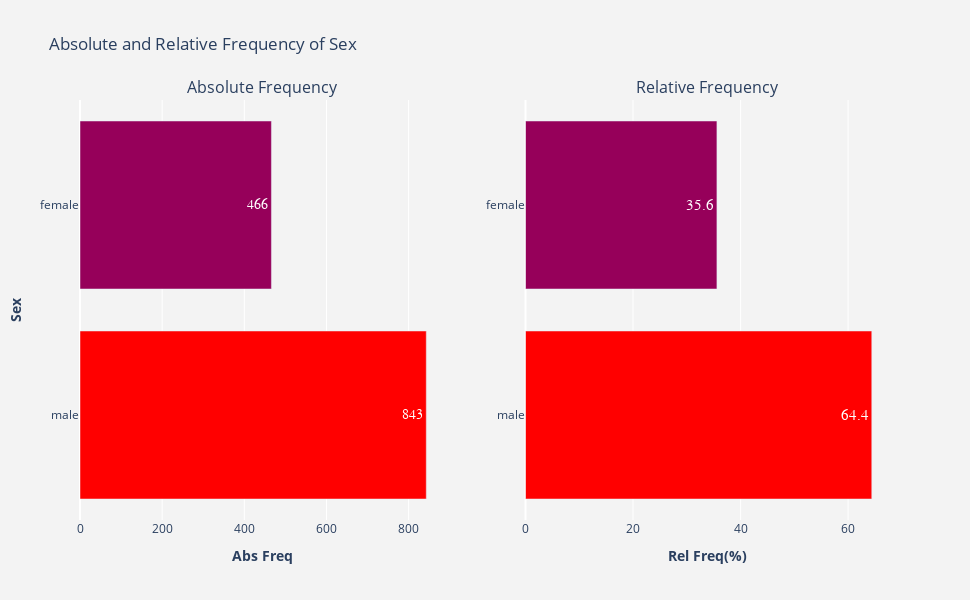

The cell this chart's notebook holds for it:
### Code cell
plotFrequency(merged.Sex)

### Figure 1 — Plotly figure (JSON) as saved in the notebook; plotly's stock layout.template omitted (floating-point values rounded to 4 significant figures)
{"data": [{"hoverinfo": "x+y", "marker": {"color": [843, 466], "colorscale": [[0, "rgb(150,0,90)"], [0.125, "rgb(0,0,200)"], [0.25, "rgb(0,25,255)"], [0.375, "rgb(0,152,255)"], [0.5, "rgb(44,255,150)"], [0.625, "rgb(151,255,0)"], [0.75, "rgb(255,234,0)"], [0.875, "rgb(255,111,0)"], [1, "rgb(255,0,0)"]]}, "name": "Abs Freq", "orientation": "h", "text": [843, 466], "textfont": {"family": "sans serif", "size": 14}, "textposition": "auto", "type": "bar", "x": [843, 466], "xaxis": "x", "y": ["male", "female"], "yaxis": "y"}, {"hoverinfo": "x+y", "marker": {"color": [64.4, 35.6], "colorscale": [[0, "rgb(150,0,90)"], [0.125, "rgb(0,0,200)"], [0.25, "rgb(0,25,255)"], [0.375, "rgb(0,152,255)"], [0.5, "rgb(44,255,150)"], [0.625, "rgb(151,255,0)"], [0.75, "rgb(255,234,0)"], [0.875, "rgb(255,111,0)"], [1, "rgb(255,0,0)"]]}, "name": "Rel Freq(%)", "orientation": "h", "text": [64.4, 35.6], "textfont": {"family": "sans serif", "size": 15}, "textposition": "auto", "type": "bar", "x": [64.4, 35.6], "xaxis": "x2", "y": ["male", "female"], "yaxis": "y2"}], "layout": {"annotations": [{"font": {"size": 16}, "showarrow": false, "text": "Absolute Frequency", "x": 0.225, "xanchor": "center", "xref": "paper", "y": 1, "yanchor": "bottom", "yref": "paper"}, {"font": {"size": 16}, "showarrow": false, "text": "Relative Frequency", "x": 0.775, "xanchor": "center", "xref": "paper", "y": 1, "yanchor": "bottom", "yref": "paper"}], "height": 600, "hovermode": "closest", "paper_bgcolor": "rgb(243, 243, 243)", "plot_bgcolor": "rgb(243, 243, 243)", "showlegend": false, "title": {"text": "Absolute and Relative Frequency of Sex"}, "width": 970, "xaxis": {"anchor": "y", "domain": [0, 0.45], "title": {"text": "<b>Abs Freq</b>"}}, "xaxis2": {"anchor": "y2", "domain": [0.55, 1], "title": {"text": "<b>Rel Freq(%)</b>"}}, "yaxis": {"anchor": "x", "domain": [0, 1], "title": {"text": "<b>Sex</b>"}}, "yaxis2": {"anchor": "x2", "domain": [0, 1]}}}
